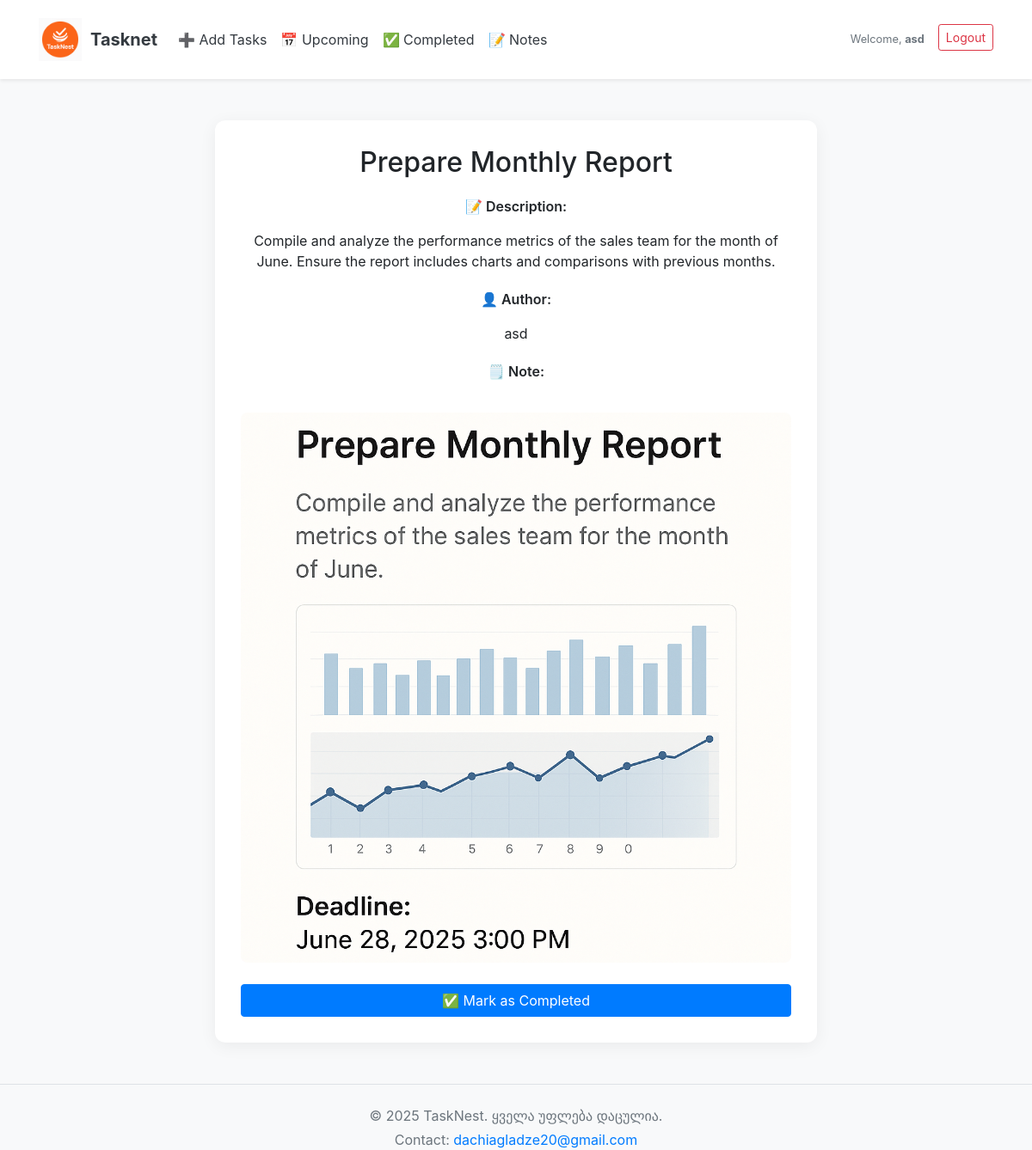
The app's page /task/12 (signed in) with its own data.
### tables this page shows
CREATE TABLE task (
	id INTEGER NOT NULL, 
	created_at DATETIME, 
	deadline DATETIME, 
	title VARCHAR(200) NOT NULL, 
	description TEXT, 
	image VARCHAR(300), 
	author VARCHAR(150) NOT NULL, is_completed BOOLEAN DEFAULT 0, notes TEXT, 
	PRIMARY KEY (id)
);

### main.py (the view)
@app.route('/task/<int:task_id>')
def view_task(task_id):
    conn = get_db_connection()
    cursor = conn.cursor()
    cursor.execute("SELECT * FROM task WHERE id = ?", (task_id,))
    row = cursor.fetchone()
    conn.close()
    if row:
        Task = {
            "id": row["id"],
            "title": row["title"],
            "short_description": row["description"][:100],
            "description": row["description"],
            "imageURL": row["image"],
            "author": row["author"],
            "note": row["notes"] or "",
            "is_completed": row["is_completed"]
        }
        return render_template('show_tasks.html', Task=Task)
    return "Task not found", 404

### main.py (called while the page is built)
def get_db_connection():
    conn = sqlite3.connect('tasknest.db')
    conn.row_factory = sqlite3.Row
    return conn

### templates/show_tasks.html (shortened to what this page needs)
<!DOCTYPE html>
<html lang="en">
<head>
    <link rel="stylesheet" href="https://cdn.jsdelivr.net/npm/bootstrap@4.4.1/dist/css/bootstrap.min.css">
</head>
<body>
{% include 'header.html' %}
<div class="container mt-5">
    <div class="task-container">
        <h2>{{ Task.title }}</h2>
        <p class="task-label">📝 Description:</p>
        <p>{{ Task.description }}</p>
        <p class="task-label">👤 Author:</p>
        <p>{{ Task.author }}</p>
        <p class="task-label">🗒️ Note:</p>
        {% if Task.imageURL %}
            <img src="{{ url_for('static', filename=Task.imageURL.replace('static/', '')) }}"
                 alt="Task Image"
                 class="task-image">
        {% endif %}
        {% if not Task.is_completed %}
            <form method="POST" action="{{ url_for('complete_task', task_id=Task.id) }}" onsubmit="return confirm('Are you sure you want to mark this task as completed?');">
                <button type="submit" class="btn btn-primary btn-block btn-complete">✅ Mark as Completed</button>
            </form>
        {% else %}
            <button class="btn btn-success btn-block btn-complete" disabled>✅ Already Completed</button>
        {% endif %}
    </div>
</div>
{% include 'footer.html' %}
</body>
</html>

### templates/header.html (shortened to what this page needs)
<nav class="navbar navbar-expand-lg navbar-light bg-white shadow-sm py-3">
  <div class="container">
    <a class="navbar-brand d-flex align-items-center" href="/">
      <img src="/static/logo.png" alt="Tasknet Logo" style="width: 50px; height: auto; margin-right: 10px;">
      <span class="font-weight-bold text-dark">Tasknet</span>
    </a>
    <div class="collapse navbar-collapse" id="navbarNavDropdown">
      <ul class="navbar-nav mr-auto">
        <li class="nav-item">
          <a class="nav-link text-dark font-weight-medium" href="/add/tasks">➕ Add Tasks</a>
        </li>
        <li class="nav-item">
          <a class="nav-link text-dark font-weight-medium" href="/tasks/upcomming">📅 Upcoming</a>
        </li>
        <li class="nav-item">
          <a class="nav-link text-dark font-weight-medium" href="/tasks/completed">✅ Completed</a>
        </li>
        <li class="nav-item">
          <a class="nav-link text-dark font-weight-medium" href="/task/notes">📝 Notes</a>
        </li>
      </ul>
      <ul class="navbar-nav ml-auto">
        {% if session.username %}
        <li class="nav-item d-flex align-items-center mr-2">
          <span class="nav-link text-muted small">Welcome, <strong>{{ session.username }}</strong></span>
        </li>
        <li class="nav-item">
          <a class="btn btn-outline-danger btn-sm" href="/logout">Logout</a>
        </li>
        {% endif %}
      </ul>
    </div>
  </div>
</nav>

### templates/show_tasks.html (style rules this page uses)
body { background-color: #f8f9fa; }
.task-container { background-color: #fff; border-radius: 12px; padding: 30px; box-shadow: 0 4px 20px rgba(0, 0, 0, 0.06); max-width: 700px; margin: 0 auto; text-align: center; }
.task-image { max-width: 100%; height: auto; border-radius: 8px; margin-top: 20px; }
.task-label { font-weight: 600; margin-top: 20px; }
h2 { margin-bottom: 20px; }
.btn-complete { margin-top: 25px; }

### records on screen
task: username "asd", title "Prepare Monthly Report", description "Compile and analyze the performance metrics of the sales team for the month of June. Ensure the report includes charts and comparisons with previous months.", author "asd", image (picture)
